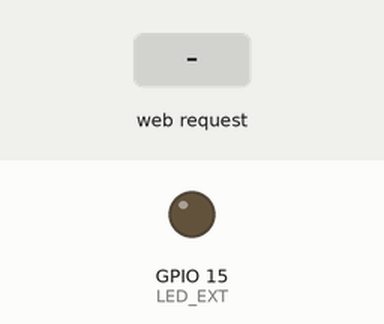
This sketch was run on a simulated ESP8266 (NodeMCU). Shown: output pins drawn as LEDs (lit = HIGH). The test bench sets the inputs (shaded band). WiFi joins after 1.5 s; servers stay silent unless stated; what the sketch prints to the serial monitor is not drawn.

Above: at 2.7 s.
2.8 s: HTTP request GET /H received
At 4.0 s:
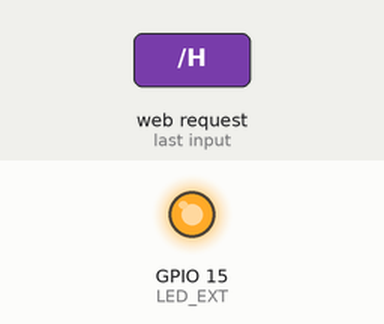
4.3 s: HTTP request GET /L received
At 5.1 s:
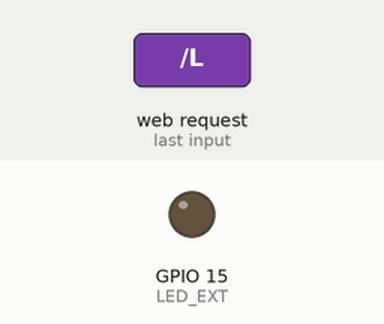
Timing chart, 0 to 7.3 s (numbered marks = the images above; inputs shaded):
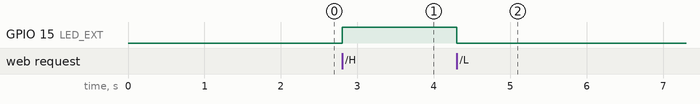

Measured:
- after the input at 2.8 s, GPIO 15 (LED_EXT): LOW → HIGH at once
- after the input at 4.3 s, GPIO 15 (LED_EXT): HIGH → LOW at once

The sketch:

WebServer_Control_HW.ino
```cpp
#ifdef ESP32
  #include <WiFi.h>
#else
  #include <ESP8266WiFi.h>
#endif

const int LED_EXT = 15;

const char* ssid = "ssid";
const char* password = "password";

WiFiServer server(80);

void setup() {
  // put your setup code here, to run once:
  pinMode(LED_EXT, OUTPUT);

  Serial.begin(9600);
  while(!Serial)
  {
    //
  }
  Serial.println(""); Serial.println("");
  Serial.print("Connecting to ");
  Serial.println(ssid);
  WiFi.begin(ssid, password);
  while (WiFi.status() != WL_CONNECTED)
  {
    delay(500);
    Serial.print(".");
  }
  Serial.println("");
  Serial.println("WiFi connected");
  server.begin();
  Serial.println("Server started");
  Serial.print("IP address : ");
  Serial.println(WiFi.localIP());

  server.begin();
}

void loop() {
  // put your main code here, to run repeatedly:
  WiFiClient client = server.available();

  if (client)
  {
    Serial.println("new client");
    String currentLine = "";

    while (client.connected())
    {
      if (client.available()){
        char c = client.read();
        if (c == '\n'){
          if (currentLine.length() == 0)
          {
            String web = "HTTP/1.1 200 OK\r\nContent-Type: text/html\r\n\r\n";
            web += "<html>";
            web += "<head><title>Hardware Control</title></head>";
            web += "<body>";
            web += "<h1>Hardware Control</h1>";
            web += "<br><a href=\"/H\">LED On</a> | ";
            web += "<a href=\"/L\">LED Off</a>";
            web += "</body>";
            web += "</html>";
            client.print(web);
            break;
          }
          else
          {
            currentLine = "";
          }
        }
        else if (c!= '\r')
        {
          currentLine += c;
        }

        if (currentLine.endsWith("GET /H"))
        {
          digitalWrite(LED_EXT, HIGH);
        }

        if (currentLine.endsWith("GET /L"))
        {
          digitalWrite(LED_EXT, LOW);
        }
      }
    }
    client.stop();
  }
}
```
